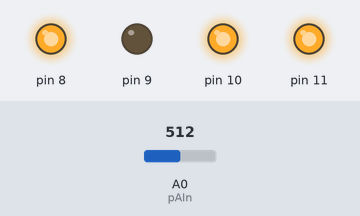
Simulated run of this sketch. Board: Arduino Uno, built with avr-gcc and run on an emulated ATmega328P. Shown: output pins drawn as LEDs (lit = HIGH). The inputs (shaded band) are chosen by the test bench; at power-on: A0 (pAIn) = 512. EEPROM starts erased.

Above: at 0.1 s.
At 10.4 s:
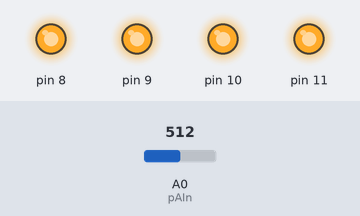
Timing chart, 0 to 11.9 s (numbered marks = the images above):
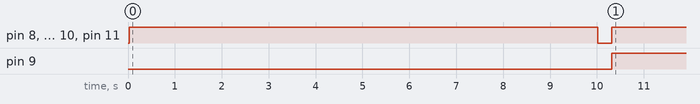

The sketch:

attiny13_dice.ino
```cpp
//  C _ B
//  D A D
//  B _ C

//    D C B A
// ----------
// 1        X
// 2      X
// 3      X X
// 4    X X
// 5    X X X
// 6  X X X

// PB | 0 1 2 3
//    | C D A B

// analog input
#define pAIn A0

#include <EEPROM.h>


template<typename T>
void swap(T &a, T &b) {
  T c = a;
  a = b;
  b = c;
}


#define TAB_ADR 1
byte tab[6], numbers[6];
bool clearModeOn = false;

void setup() {
  uint16_t uiAIn = 0;
  byte bMin = 0;
  uint8_t vDice = 0, i = 0, j = 0, rndId = 0;
  bool found255 = false;

  pinMode(pAIn, INPUT);
  DDRB |= B00001111; // PB0 - PB3 as OUTPUT


  // download table from EEPROM
  for( i = 0; i < 6; i++ ) {
    tab[i] = EEPROM.read(TAB_ADR + i);
    numbers[i] = i;
  }

  // check for min count
  bMin = tab[0];
  for( i = 1; i < 6; i++ ) {
    if( tab[i] < bMin ) bMin = tab[i];
  }

  // sort counts with numbers asc
  for( i = 0; i < 6; i++ ) {
    for(j = i + 1; j < 6; j++ ) {
      if( tab[i] > tab[j] ) {
        swap( tab[i], tab[j] );
        swap( numbers[i], numbers[j] );
      }
    }
  }

  // random get id {0, 2, 4}
  for( i = 0; i < 4; i++ ) {
    delay(2);
    uiAIn += analogRead( pAIn );
  }

  rndId = 2*(uint16_t)( uiAIn % 3 ); // uiAIn % 3 = {0, 1, 2} * 2 = {0, 2, 4}
  vDice = numbers[ rndId ]; // numbers = {0, 1, 2, 3, 4, 5}
  // vDice e <0, 5>

  for( i = 0; i < 6 && !found255; i++ ) {
    if( tab[i] >= 254 ) found255 = true;
  }
  if( found255 ) {
    for( i = 0; i < 6; i++ ) {
      EEPROM[TAB_ADR + i] -= bMin;
    }
  }

  // update counts
  EEPROM[TAB_ADR + vDice]++;  // vDice e <0, 5>

  vDice++;
  // calculate and write output signals on pins
  PORTB = ( PORTB & 0xFA ) | ( ( (vDice & 0x01) << 2 ) | ( (vDice & 0x04) >> 2 ) ); // A & C
  PORTB = ( PORTB & 0xF5 ) | ( ( (vDice >    1) << 3 ) | ( (vDice >    5) << 1 ) ); // B & D
}

void loop() {

  if( millis() > 10000UL ){
    if( !clearModeOn ) {
      clearModeOn = true;
      for( uint16_t i = 0; i < 6; i++ ) {
        EEPROM.write( TAB_ADR + i, 0 );
      }
      PORTB &= 0xF0;
      delay( 300 );
      PORTB |= 0x0F;
    }
  }
}

// BOD: Brown out detection, or BOD for short lets the microcontroller sense the input voltage and shut down if the voltage goes below the brown out setting
// Clock can be changed to slower, which should reduce minimum voltage!!!
```

Measured:
- by itself, pin 8, pin 10, pin 11: HIGH → LOW at 10.0 s, → HIGH 0.30 s later
- by itself, pin 9: LOW → HIGH at 10.3 s
